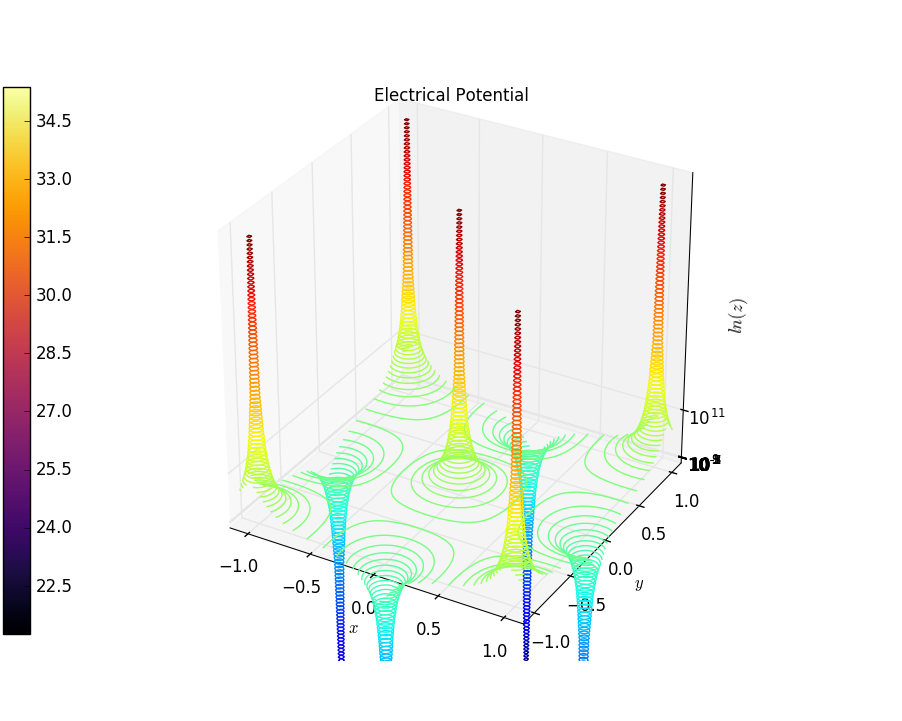
#> input picture Electrical Field API/Images/5pos4neg.png, 902 x 721 px; its folder holds only this picture in this run
$ python -i app.py   (imports and definitions only)   (Python 2 division)
#> lines starting #> are read from the running program, lines starting #| are printed output that depends on the picture
"""
IMPORTS
"""

import datetime
import platform
import os
import matplotlib
from collections import Counter
import matplotlib.pyplot as plt
from mpl_toolkits.mplot3d import Axes3D
from matplotlib.backends.backend_tkagg import FigureCanvasTkAgg, NavigationToolbar2TkAgg
from matplotlib.figure import Figure
import matplotlib.animation as animation
import numpy as np
import tkinter as tk
import ttk as ttkstyle
from matplotlib import style
from mpl_toolkits.axes_grid1 import make_axes_locatable

Configurations_path = os.getcwd() + '\\Configurations\\'
# [2 lines not run here, left out]
version = '1.0.1 Alpha'
fig1 = plt.figure()
ax1 = fig1.add_subplot(121)
div = make_axes_locatable(ax1)
cax = div.append_axes('right', '5%', '5%')
ax2 = fig1.add_subplot(122, projection='3d')
mng = plt.get_current_fig_manager()
# [1 line not run here, left out]
q = 2


class Charge:
    """
    Defines the data type for a charge
    """

    def __init__(self, x, y, charge):
        self.x = x  # x position of the charge
        self.y = y  # y position of the charge
        self.charge = charge  # This is the charge in coulombs for the charge.


def factor_b_closest_a(a,
                       b):  # Deletes all factors greater than a, even if a factor of b is closer to a than to the next factor i < b.
    """
    Returns the factor of b closest to a
    :param a: int, looking for factor closest too
    :param b: int, factors of which are close to a
    :return: int, factor of b closest to a.
    """
    factors = sorted([i for i in range(1, b) if b % i == 0])  # Defines a list of all the factors of a.
    distance = [a - i for i in
                factors]  # Defines a list of the distance from a to the factor. (a-i) where i is a factors
    q = [i for i in distance if i >= 0]  # removes all factors which are larger than i
    return factors[q.index(min(q))]  # returns the factor of minimum distance.


def create_levels(potentials, n, rng, res):  # Contains unused parameter
    """
    This defines the location of the equipotential lines in the plot.
    :param potentials: This is the data set of the voltage.
    :param n: int, number of levels to return
    :param rng: tuple, unused
    :param res:
    :return: list of levels.
    """
    return sorted([potentials[((res / n)) * i][((res / n)) * i] for i in range(0, n)])  #


def create_meshgrid(resolution, data):
    """
    This creates the meshgrid using the data and resolution.
    :param resolution: Number of data points in each row
    :param data: input data
    :return: the meshgrid
    """
    if len(data) == 1:  # If the data contains only one charge
        """
        If data includes only one charge
        --------------------------------
        The grid, grid_x, grid_y are defined as a meshgrid with domain i.x-10, i.x+10
        --------------------------------
        """
        grid_x, grid_y = np.meshgrid(np.linspace(data[0].x - 10, data[0].x + 10, resolution),
                                     np.linspace(data[0].x - 10, data[0].x + 10, resolution))
    elif abs(max(i.x for i in data) - min(i.x for i in data)) > abs(max(i.y for i in data) - min(i.y for i in data)):
        """
        If the domain of x > domain of y, then
        --------------------------------------
        grid_x,grid_y are meshgrid with domain -1.1 * min(i.x) -> 1.1 max(i.x)
        --------------------------------------
        """
        grid_x, grid_y = np.meshgrid(
            np.linspace(-1.1 * abs(min(i.x for i in data)), 1.1 * abs(max(i.x for i in data)), resolution),
            np.linspace(-1.1 * abs(min(i.x for i in data)), 1.1 * abs(max(i.x for i in data)), resolution))
    else:
        grid_x, grid_y = np.meshgrid(
            np.linspace(-1.1 * abs(min(i.y for i in data)), 1.1 * abs(max(i.y for i in data)), resolution),
            np.linspace(-1.1 * abs(min(i.y for i in data)), 1.1 * abs(max(i.y for i in data)), resolution))
    return grid_x, grid_y


def generate_potential(data, grid_x, grid_y):
    try:
        potential = sum([(9e9 * i.charge) / np.sqrt((i.x - grid_x) ** 2 + (i.y - grid_y) ** 2) for i in data])
    except RuntimeWarning:
        print 'Warning 2001: Encountered a division by 0, passing.'
    return potential


def generate_vectors(grid_x, grid_y, data):
    """
    Returns the vector details of the electric field
    :param grid_x: input x
    :param grid_y: input y
    :param data: List containing Charges
    :return: The output vectors
    """
    try:
        grid_u = sum(
            [9e9 * (i.charge / (np.sqrt((grid_x - i.x) ** 2 + (grid_y - i.y) ** 2) ** 2)) * np.cos(
                np.arctan2(grid_y - i.y, grid_x - i.x)) for
             i in data]) / np.sqrt(grid_x ** 2 + grid_y ** 2)
        grid_v = sum(
            [9e9 * (i.charge / (np.sqrt((grid_x - i.x) ** 2 + (grid_y - i.y) ** 2) ** 2)) * np.sin(
                np.arctan2(grid_y - i.y, grid_x - i.x)) for
             i in data]) / np.sqrt(grid_x ** 2 + grid_y ** 2)
    except RuntimeWarning():
        print 'Warning 2002: Encountered division by 0, passing.'
        pass
    return grid_u, grid_v


def print_charges(data):
    print str(datetime.datetime.now())
    if len(data) == 0:
        print "No Charges"
        return False
    else:
        pass
    row_comp = '+' + (9 * '-') + (len(str(len(data))) * '-') + \
               '+' + ((max(len(str(i.x)) for i in data) + 2) * '-') + \
               '+' + ((max(len(str(i.y)) for i in data) + 2) * '-') + \
               '+' + ((max(len(str(i.charge)) for i in data) + 2) * '-') + '+'
    blank_comp = '|' + (9 * ' ') + (len(str(len(data))) * ' ') + \
                 '|' + ((max(len(str(i.x)) for i in data) + 2) * ' ') + \
                 '|' + ((max(len(str(i.y)) for i in data) + 2) * ' ') + \
                 '|' + ((max(len(str(i.charge)) for i in data) + 2) * ' ') + '|'
    data_comp = []
    for i in range(len(data)):
        data_comp.append('|' + ' ' + 'Charge ' + str(i + 1) + ' ' +
                         '|' + ' ' + str(data[i].x) + (
                             (max(len(str(i.x)) for i in data)) - len(str(data[i].x))) * ' ' + ' ' +
                         '|' + ' ' + str(data[i].y) + (
                             (max(len(str(i.y)) for i in data)) - len(str(data[i].y))) * ' ' + ' ' +
                         '|' + ' ' + str(data[i].charge) + (
                             (max(len(str(i.charge)) for i in data)) - len(str(data[i].charge))) * ' ' + ' |')

    for i in range(len(data)):
        print row_comp
        print blank_comp
        print data_comp[i]
        print blank_comp
    print row_comp

    return True


def get_inputs(base_charges, base_resolution):
    """
    Gets the necessary inputs for the program
    :return: (data),resolution
    """
    global Configurations_path
    input_finished = False
    charges = base_charges
    resolution = base_resolution
    while input_finished is False:
        os.system('cls')
        print_charges(charges)
        correct_input = False
        while correct_input is False:
            correct_input = True
            selection = raw_input("Add, Advanced, Import, exit, Delete, Continue: ")
            if selection == 'add' or selection == 'Add' or selection == 'new':
                try:
                    charges.append(Charge(float(raw_input('What is the x position of the charge? ')),
                                          float(raw_input("What is the y position of the charge? ")),
                                          float(raw_input('What is the particle\'s Charge? '))))
                except ValueError:
                    print "Error 0001: Input must be a floating point number."
                    correct_input = False
            elif selection == "Advanced" or selection == 'advanced' or selection == 'options':
                advanced_loop = False
                while advanced_loop == False:
                    os.system('cls')
                    print '[0] Change Configuration Path\n[1] System Info\n[2] Change Resolution\n[Enter] Back...'
                    adv_selection = raw_input('Which option to you wish to configure? ')
                    if adv_selection == '0' or adv_selection == 'Change Configuration Path':
                        os.system('cls')
                        config_path_loop = False
                        while config_path_loop == False:
                            print "Current Configuration Path: (%s) Current Working Directory: (%s) " % (
                            Configurations_path, os.getcwd())
                            new_path = raw_input("New Configuration Path (Must be from CWD): ")
                            if os.path.isdir(os.getcwd() + new_path) == True:
                                Configurations_path = new_path
                                config_path_loop = True
                            elif new_path == 'back':
                                config_path_loop = True
                            else:
                                print "Input failed, the path was not existant."
                                config_path_loop = False
                    elif adv_selection == '1' or adv_selection == "System Info":
                        os.system('cls')
                        print "Publisher: Boolean Designs"
                        print "Build Lead: Nathan Diggins"
                        print "EFAPI Version: %s" % version
                        print "Computer Name: %s" % platform.node()
                        print "OS type: %s" % platform.system()
                        waiter = raw_input('Press any key to continue: ')
                    elif adv_selection == '2' or adv_selection == "Change Resolution":
                        try:
                            print "Current Resolution: %s" % (str(resolution))
                            resolution = int(raw_input('New Resolution: '))
                        except ValueError:
                            print "Must be a number."
                    elif adv_selection == '' or adv_selection == 'back':
                        advanced_loop = True
                    else:
                        print "Invalid Input"
                        advanced_loop = False
            elif selection == 'Import' or selection == 'import' or selection == 'i':
                """

                This allows users to upload large data sets to the program without manual input

                """
                data_sets = os.listdir(Configurations_path)  # Lists all of the potential data files
                print "Found %s data sets in current configurations folder (%s). Configuration file can be changed in " \
                      "advanced settings. " % (str(len(data_sets)), Configurations_path)
                for file in data_sets:
                    print '[%s] Name: %s | Ext: %s' % (str(data_sets.index(file)),
                                                       file.split('.')[0],
                                                       file.split('.')[1])
                """

                Starts the file selection while loop

                """
                file_selection_loop = False
                while file_selection_loop == False:
                    selected_file = raw_input("Which file number do you wish to import? Enter 'exit' to go back: ")
                    try:
                        if selected_file == 'exit':
                            file_selection_loop = True
                        elif int(selected_file) <= len(data_sets) - 1 and int(selected_file) > -1:
                            """
                            File number exists and can be accessed

                            """
                            print Configurations_path + data_sets[int(selected_file)]
                            data_set = open(Configurations_path + data_sets[int(selected_file)], 'r+')
                            """
                            Has found and opened file

                            """
                            print 'Selected file %s.' % (selected_file)
                            file_data = data_set.read().split('\n')
                            print "Found %s charges in data set." % (str(len(file_data)))
                            for charge in file_data:
                                temp_charge = charge.split(',')
                                if len(temp_charge) != 3:
                                    raise SyntaxError("Dataset improperly formatted")
                                else:
                                    pass
                                charges.append(Charge(int(temp_charge[0]), int(temp_charge[1]), int(temp_charge[2])))
                            print "File successfully imported"
                            file_selection_loop = True
                        else:
                            print "Selection was invalid, must correspond to a listed number."
                            file_selection_loop = False
                    except ValueError:
                        print "Input must be a number."
                        file_selection_loop = False
                    except IOError:
                        print "File has been moved or deleted."
                        file_selection_loop = False
                    except SyntaxError:
                        print "Please review the data structure in the readme.txt"
                        file_selection_loop = False
                    except WindowsError:
                        print "Configuration Path is incorrect, please reconfigure."
                        file_selection_loop = False
            elif selection == 'Delete' or selection == 'delete' or selection == 'del':
                try:
                    del (charges[int(raw_input("Which charge do you wish to delete? ")) - 1])
                except ValueError:
                    print 'Error 0002: Input must be an integer.'
                    correct_input = False
            elif selection == 'Exit' or selection == 'Done' or selection == 'finish' or selection == 'exit':
                print "Exiting the Electrical Field API"
                exit()
            elif selection == 'Continue' or selection == '' or selection == 'go':
                return charges, resolution
            elif selection == 'res' or selection == 'resolution':
                try:
                    resolution = int(raw_input('What is the new resolution? '))
                except ValueError:
                    print 'Error 0003: Input must be an integer.'
                    correct_input = False
            else:
                print 'Error 0004: Input was improper. '
                correct_input = False


def create_graph(data, detail):
    ax1.clear()
    m_grid = create_meshgrid(detail, data)
    e_vectors = generate_vectors(m_grid[0], m_grid[1], data)
    # Plotting the charges
    color = np.log(np.sqrt(e_vectors[0] ** 2 + e_vectors[1] ** 2))
    stream_plot = ax1.streamplot(m_grid[0], m_grid[1], e_vectors[0], e_vectors[1], density=q, color=color,
                                 cmap=plt.cm.inferno)
    cont_plot_data = generate_potential(data, m_grid[0], m_grid[1])
    levels = create_levels(cont_plot_data, factor_b_closest_a(10, detail), [np.amin(m_grid[0]), np.amax(m_grid[0])],
                           detail)
    p = Counter(levels)  # This allows us to make sure that our levels list doesn't fall on an equipotential line
    if p.values().count(1) < len(
            levels) / 2:  # This is relatively arbitrary, we want to make sure its not occuring more than twice, but if it is it might be a point field
        """
        This means that there is an equipotential on y=x
        """
        contour_plot = ax1.contour(m_grid[0], m_grid[1], generate_potential(data, m_grid[0], m_grid[1]), 10, colors='r')
    elif p.values().count(1) >= len(levels) / 2:
        contour_plot = ax1.contour(m_grid[0], m_grid[1], generate_potential(data, m_grid[0], m_grid[1]), levels=levels,
                                   colors='r')
    else:
        raise ArithmeticError("Error 3001: Failed to determine equipotentiality")
    cax.cla()
    plt.colorbar(stream_plot.lines, cax=cax)
    # Plotting the Particles
    for i in data:
        if i.charge > 0:
            ax1.plot(i.x, i.y, 'ro')
        else:
            ax1.plot(i.x, i.y, 'bo')

    # Customizing the graph

    ax1.set_xlabel(r'$x$')
    ax1.set_ylabel(r'$y$')
    ax1.axis([np.amin(m_grid[0]), np.amax(m_grid[0]), np.amin(m_grid[0]), np.amax(m_grid[0])])
    ax1.set_title(r'$\vec E = \sum_{i=0}^{i=n} k \frac{Q_i}{R^2}$')
    ax1.set_aspect('equal', adjustable='box')
    ax1.spines['bottom'].set_position('zero')
    ax1.spines['left'].set_position('zero')
    ax1.spines['top'].set_color('none')
    ax1.spines['right'].set_color('none')
    ax1.xaxis.set_ticks_position('bottom')
    ax1.yaxis.set_ticks_position('left')
    ax1.grid()

    cont_plot_data = generate_potential(data, m_grid[0], m_grid[1])
    surface = ax2.contour3D(m_grid[0], m_grid[1], cont_plot_data, 150, cmap=plt.cm.jet)
    ax2.set_xlabel(r'$x$')
    ax2.set_ylabel(r'$y$')
    ax2.set_zlabel(r'$ln(z)$')
    ax2.set_xlim(np.amin(m_grid[0]), np.amax(m_grid[1]))
    ax2.set_ylim(np.amin(m_grid[0]), np.amax(m_grid[1]))
    ax2.set_zscale('log', basez=10)
    ax2.set_title(r'$\vec E = \sum_{i=0}^{i=n} k \frac{Q_i}{R^2}$')
    ax2.set_aspect('equal', adjustable='box')
    ax2.mouse_init()
    ax2.grid()


def animate(i):
    """
    This function animates the graph
    :param i:
    :return:
    """
    inputs = get_inputs(charges, resolution)
    ax1.cla()
    ax2.cla()
    create_graph(inputs[0], inputs[1])


animations = []
charges = [Charge(0.0, 0.0, 1.0)]
resolution = 50
ani = animation.FuncAnimation(fig1, animate, interval=1000)
# [1 line not run here, left out]

>>> import cv2
>>> picture = cv2.imread('Electrical Field API/Images/5pos4neg.png', cv2.IMREAD_GRAYSCALE)
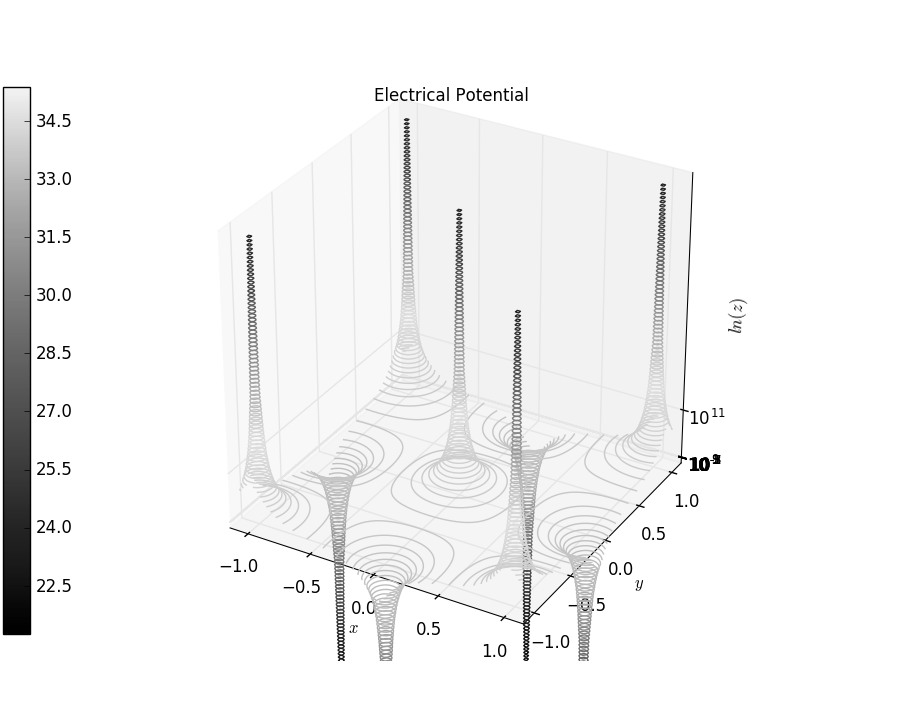
#> picture: shape (721, 902); min 0, max 255, mean 243.7
>>> result = animate(picture)
#> (the run stopped early here; a loop or call above may not have finished)

$ run again, on Electrical Field API/Images/Capsub1.png
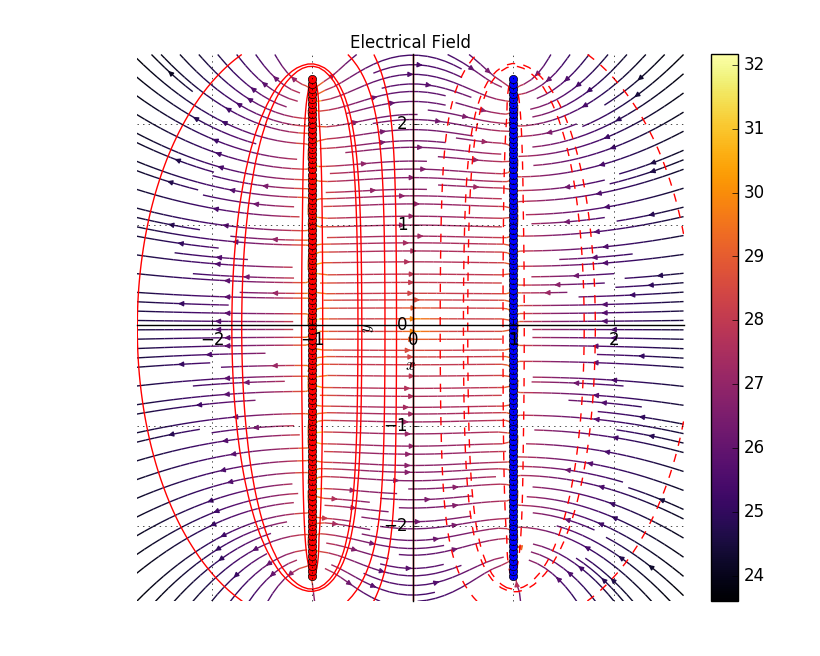
#> input picture Electrical Field API/Images/Capsub1.png, 820 x 656 px
#> `picture = cv2.imread('Electrical Field API/Images/5pos4neg.png', cv2.I..`:
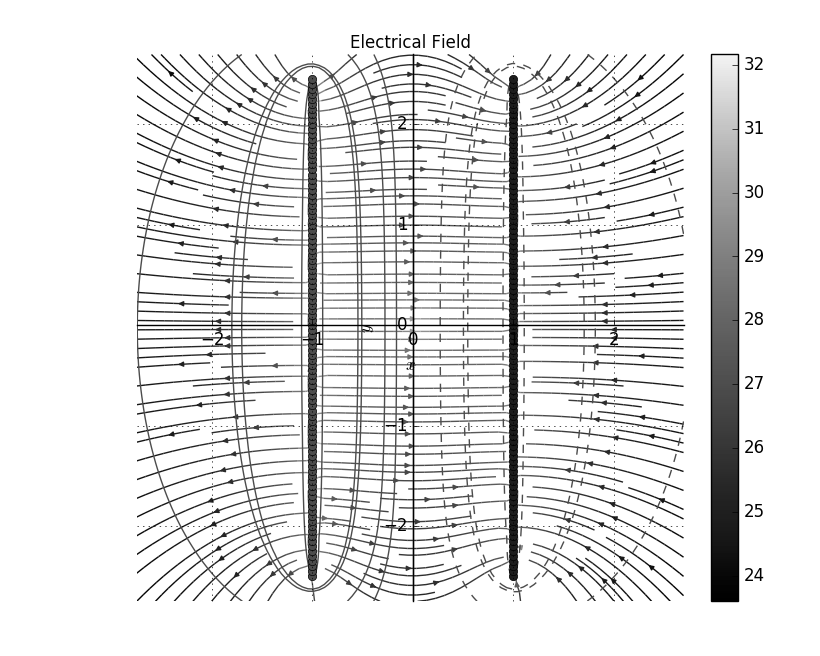
#> picture: shape (656, 820); min 0, max 255, mean 228.7

$ run again, on Electrical Field API/Images/capacitor.png
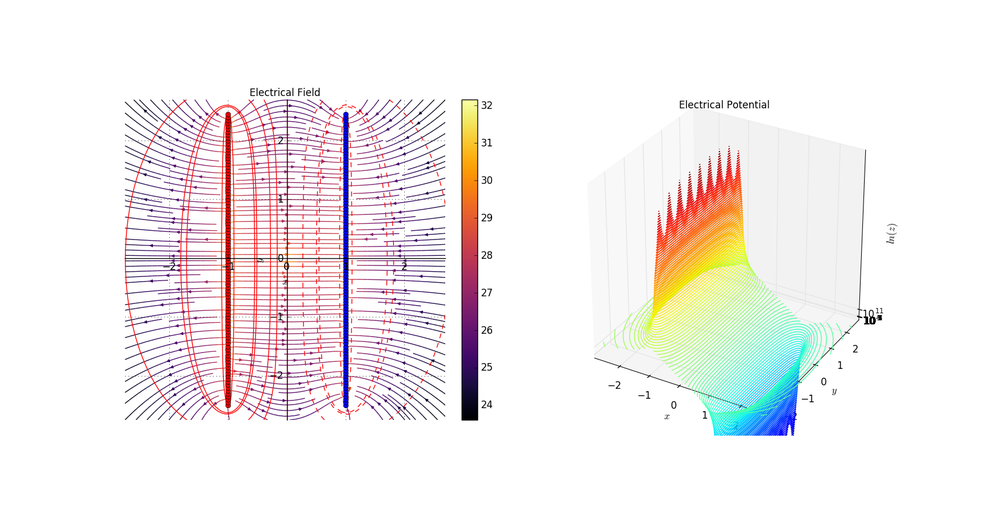
#> input picture Electrical Field API/Images/capacitor.png, 1000 x 520 px, shrunk from 1707 x 888 before the run
#> `picture = cv2.imread('Electrical Field API/Images/5pos4neg.png', cv2.I..`:
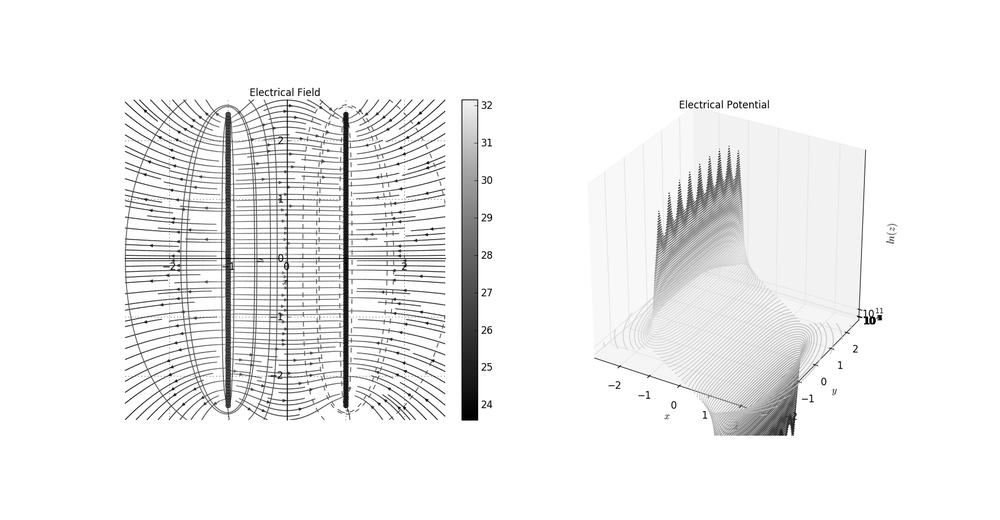
#> picture: shape (520, 1000); min 0, max 255, mean 240.8
